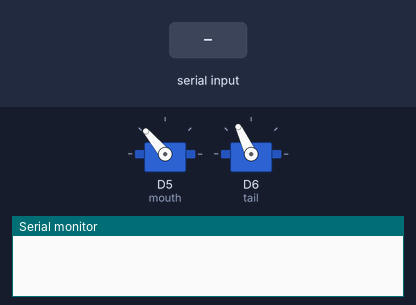
Simulated run of this sketch. Board: ESP8266 (NodeMCU). Parts: 2 × servo, the last lines printed to the serial monitor. The test bench sets the inputs (shaded band).

Above: at 1.2 s.
1.3 s: "2\n" received over the second serial link
At 1.45 s:
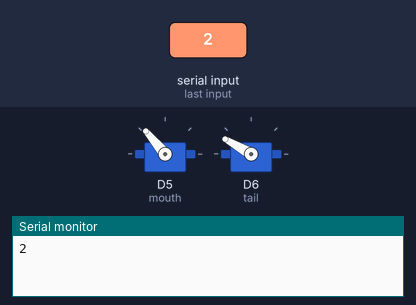
At 2.0 s:
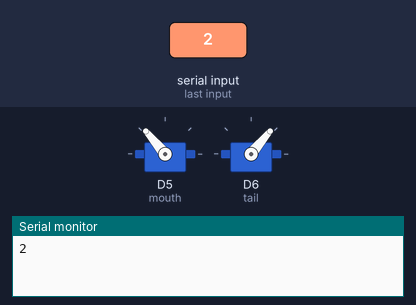
4.3 s: "1\n" received over the second serial link
At 4.55 s:
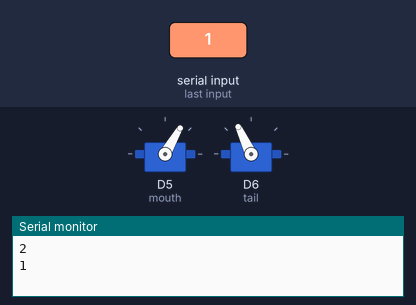
Timing chart, 0 to 7.3 s (numbered marks = the images above; inputs shaded):
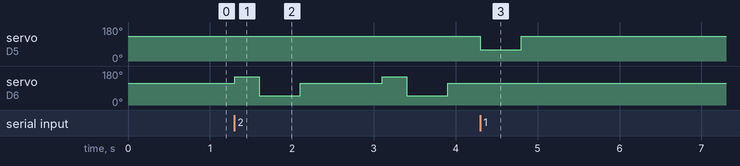

The sketch:

Hund_Mund_Schwanz.ino
```cpp
#include <SoftwareSerial.h>
#include <Servo.h>

Servo mouth;
Servo tail;
SoftwareSerial UnoSerial(D2, D3);   // RX, TX
int input;

void setup() {

  mouth.attach(D5);       // 60 - 130
  tail.attach(D6);        // 50 - 110 - 150
  Serial.begin(115200);
  UnoSerial.begin(115200);
  mouth.write(130);
  tail.write(115);
}

void loop() {
  if (UnoSerial.available() > 0) {
    if (input == 0 || input == 3) {
      input = UnoSerial.parseInt();
    }
    Serial.println(input);
    if (input == 1) {
      input = 0;
      mouth.write(60);
      delay(500);
      mouth.write(130);
    }
    else if (input == 2) {
      input = 0;
      while (true) {
        tail.write(150);
        delay(300);
        tail.write(50);
        delay(500);
        tail.write(115);
        input = UnoSerial.parseInt();
        if (input == 1 || input == 3) {
          tail.write(115);
          break;
        }
      }
    }
  }
  /*if (Serial.available() > 0) {
    input = Serial.parseInt();
    if (input == 1) {
      mouth.write(60);
      delay(500);
      mouth.write(130);
    }
    else if (input == 2) {
      while (true) {
        tail.write(150);
        delay(300);
        tail.write(50);
        delay(500);
        tail.write(115);
        if (Serial.parseInt() == 3) {
          tail.write(115);
          break;
        }
      }
    }
  }*/
}
```

Measured:
- after the input at 1.3 s, servo on D6 (tail): 115° → 150° at once, → 50° 0.30 s later, → 115° 0.50 s later, → 150° 1.0 s later, … (6 changes in this stretch)
- after the input at 4.3 s, servo on D5 (mouth): 130° → 60° at once, → 130° 0.50 s later; servo on D6 (tail): stops changing and stays 115°
